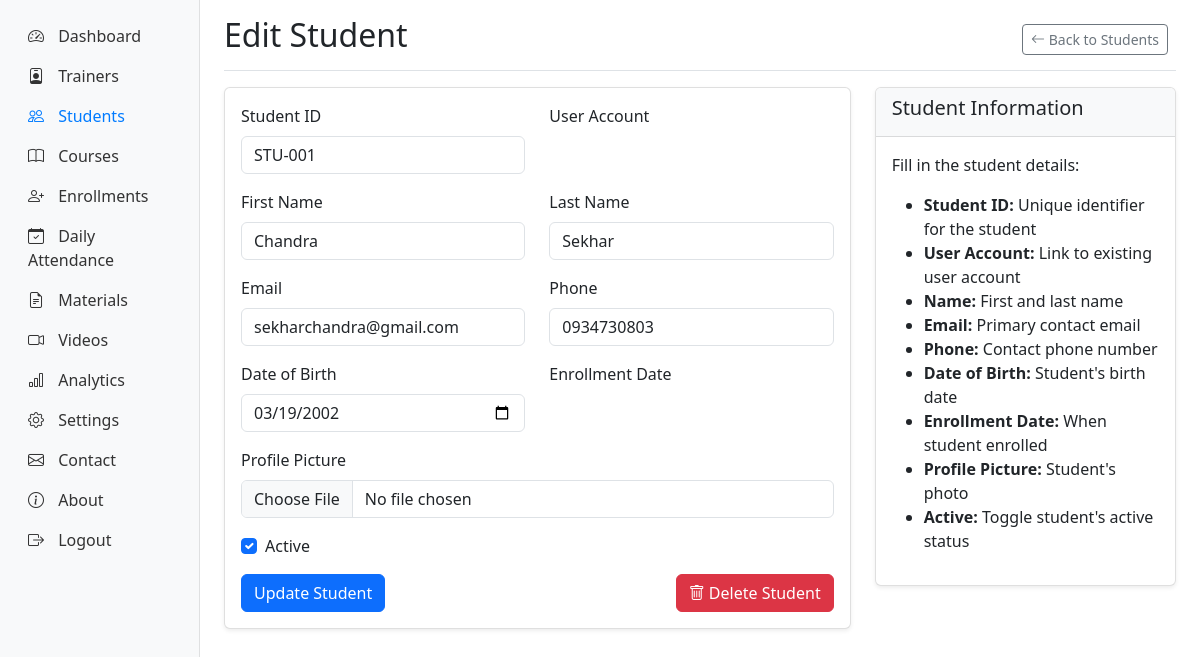
The app's page /admin-panel/students/edit/1/ (signed in) with its own data.
### students/models.py (models this page shows, shortened)
class Student(models.Model):
    user = models.OneToOneField(User, on_delete=models.CASCADE, null=True, blank=True)
    student_id = models.CharField(max_length=20, unique=True)
    first_name = models.CharField(max_length=50)
    last_name = models.CharField(max_length=50)
    email = models.EmailField()
    phone = models.CharField(max_length=15, blank=True)
    date_of_birth = models.DateField(blank=True, null=True)
    profile_picture = models.ImageField(upload_to='student_profiles/', blank=True, null=True)
    enrollment_date = models.DateField(auto_now_add=True)
    is_active = models.BooleanField(default=True)
    created_at = models.DateTimeField(auto_now_add=True)
    updated_at = models.DateTimeField(auto_now=True)

### admin_panel/views.py (the view)
# urls.py: path('students/edit/<int:student_id>/', views.edit_student, name='edit_student'),
@login_required
@user_passes_test(is_admin)
def edit_student(request, student_id):
    student = get_object_or_404(Student, id=student_id)
    if request.method == 'POST':
        form = StudentForm(request.POST, request.FILES, instance=student)
        if form.is_valid():
            form.save()
            messages.success(request, 'Student updated successfully.')
            return redirect('admin_panel:student_list')
    else:
        form = StudentForm(instance=student)
    context = {
        'form_title': 'Edit Student',
        'submit_button': 'Update Student',
        'form': form,
        'student': student,
    }
    return render(request, 'admin_panel/student_form.html', context)

### admin_panel/forms.py (shortened to what this page needs)
class StudentForm(forms.ModelForm):
    password = forms.CharField(
        widget=forms.PasswordInput(attrs={'class': 'form-control'}),
        required=False,
        help_text="Leave blank to auto-generate a password"
    )
    class Meta:
        model = Student
        fields = ['student_id', 'first_name', 'last_name', 'email', 'phone', 'date_of_birth', 'profile_picture', 'is_active', 'password']
        widgets = {
            'student_id': forms.TextInput(attrs={'class': 'form-control'}),
            'first_name': forms.TextInput(attrs={'class': 'form-control'}),
            'last_name': forms.TextInput(attrs={'class': 'form-control'}),
            'email': forms.EmailInput(attrs={'class': 'form-control'}),
            'phone': forms.TextInput(attrs={'class': 'form-control'}),
            'date_of_birth': forms.DateInput(attrs={'class': 'form-control', 'type': 'date'}),
            'profile_picture': forms.FileInput(attrs={'class': 'form-control'}),
            'is_active': forms.CheckboxInput(attrs={'class': 'form-check-input'}),
        }

### admin_panel/views.py (called while the page is built)
def is_admin(user):
    return user.is_staff

### templates/admin_panel/student_form.html (shortened to what this page needs)
{% extends 'base.html' %}
{% block content %}
<div class="container-fluid">
    <div class="row">
        {% include 'admin_panel/sidebar.html' %}
        <main class="col-md-9 ms-sm-auto col-lg-10 px-md-4">
            <div class="d-flex justify-content-between flex-wrap flex-md-nowrap align-items-center pt-3 pb-2 mb-3 border-bottom">
                <h1 class="h2">{{ form_title }}</h1>
                <div class="btn-toolbar mb-2 mb-md-0">
                    <div class="btn-group me-2">
                        <a href="{% url 'admin_panel:student_list' %}" class="btn btn-sm btn-outline-secondary">
                            <i class="bi bi-arrow-left"></i> Back to Students
                        </a>
                    </div>
                </div>
            </div>
            <div class="row">
                <div class="col-md-8">
                    <div class="card">
                        <div class="card-body">
                            <form method="POST" enctype="multipart/form-data">
                                <div class="row">
                                    <div class="col-md-6">
                                        <div class="mb-3">
                                            <label for="{{ form.student_id.id_for_label }}" class="form-label">Student ID</label>
                                            {{ form.student_id }}
                                        </div>
                                    </div>
                                    <div class="col-md-6">
                                        <div class="mb-3">
                                            <label for="{{ form.user.id_for_label }}" class="form-label">User Account</label>
                                        </div>
                                    </div>
                                </div>
                                <div class="row">
                                    <div class="col-md-6">
                                        <div class="mb-3">
                                            <label for="{{ form.first_name.id_for_label }}" class="form-label">First Name</label>
                                            {{ form.first_name }}
                                        </div>
                                    </div>
                                    <div class="col-md-6">
                                        <div class="mb-3">
                                            <label for="{{ form.last_name.id_for_label }}" class="form-label">Last Name</label>
                                            {{ form.last_name }}
                                        </div>
                                    </div>
                                </div>
                                <div class="row">
                                    <div class="col-md-6">
                                        <div class="mb-3">
                                            <label for="{{ form.email.id_for_label }}" class="form-label">Email</label>
                                            {{ form.email }}
                                        </div>
                                    </div>
                                    <div class="col-md-6">
                                        <div class="mb-3">
                                            <label for="{{ form.phone.id_for_label }}" class="form-label">Phone</label>
                                            {{ form.phone }}
                                        </div>
                                    </div>
                                </div>
                                <div class="row">
                                    <div class="col-md-6">
                                        <div class="mb-3">
                                            <label for="{{ form.date_of_birth.id_for_label }}" class="form-label">Date of Birth</label>
                                            {{ form.date_of_birth }}
                                        </div>
                                    </div>
                                    <div class="col-md-6">
                                        <div class="mb-3">
                                            <label for="{{ form.enrollment_date.id_for_label }}" class="form-label">Enrollment Date</label>
                                        </div>
                                    </div>
                                </div>
                                <div class="mb-3">
                                    <label for="{{ form.profile_picture.id_for_label }}" class="form-label">Profile Picture</label>
                                    {{ form.profile_picture }}
                                </div>
                                <div class="mb-3 form-check">
                                    {{ form.is_active }}
                                    <label for="{{ form.is_active.id_for_label }}" class="form-check-label">
                                        Active
                                    </label>
                                </div>
                                <div class="d-flex justify-content-between">
                                    <button type="submit" class="btn btn-primary">{{ submit_button }}</button>
                                    {% if student %}
                                        <a href="{% url 'admin_panel:delete_student' student.id %}" class="btn btn-danger"
                                           onclick="return confirm('Are you sure you want to delete this student?')">
                                            <i class="bi bi-trash"></i> Delete Student
                                        </a>
                                    {% endif %}
                                </div>
                            </form>
                        </div>
                    </div>
                </div>
                <div class="col-md-4">
                    <div class="card">
                        <div class="card-header">
                            <h5>Student Information</h5>
                        </div>
                        <div class="card-body">
                            <p>Fill in the student details:</p>
                            <ul>
                                <li><strong>Student ID:</strong> Unique identifier for the student</li>
                                <li><strong>User Account:</strong> Link to existing user account</li>
                                <li><strong>Name:</strong> First and last name</li>
                                <li><strong>Email:</strong> Primary contact email</li>
                                <li><strong>Phone:</strong> Contact phone number</li>
                                <li><strong>Date of Birth:</strong> Student's birth date</li>
                                <li><strong>Enrollment Date:</strong> When student enrolled</li>
                                <li><strong>Profile Picture:</strong> Student's photo</li>
                                <li><strong>Active:</strong> Toggle student's active status</li>
                            </ul>
                        </div>
                    </div>
                </div>
            </div>
        </main>
    </div>
</div>
{% endblock %}

### static/css/style.css (style rules this page uses)
.card { box-shadow: 0 0.125rem 0.25rem rgba(0, 0, 0, 0.075); border: 1px solid rgba(0, 0, 0, 0.125); }
.card-header { background-color: #f8f9fa; border-bottom: 1px solid rgba(0, 0, 0, 0.125); }
.btn-group .btn { border-radius: 0; }
.btn-group .btn:first-child { border-top-left-radius: 0.25rem; border-bottom-left-radius: 0.25rem; }
.btn-group .btn:last-child { border-top-right-radius: 0.25rem; border-bottom-right-radius: 0.25rem; }

### records on screen
Student: student_id "STU-001", first_name "Chandra", last_name "Sekhar", email "sekharchandra@gmail.com", phone "0934730803", date_of_birth "03/19/2002", is_active "☑"

### other values on screen
{{ submit_button }} "Update Student"
